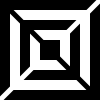

Python code for this plot:
import svgwrite


def main():
    size = 100
    dwg = svgwrite.Drawing("icon.svg", size=(size, size))
    white = False
    width = 20
    for i in range(0, 101, width):
        color = "white" if white else "black"
        dwg.add(dwg.rect((i / 2, i / 2), (size - i, size - i), fill=color))
        white = not white

    line_width = width / 4
    dwg.add(dwg.line((0, 0), (size, size), stroke="black", stroke_width=line_width))
    dwg.add(
        dwg.line(
            (size, 0),
            (size - width * 2, width * 2),
            stroke="white",
            stroke_width=line_width,
        )
    )
    dwg.add(
        dwg.line(
            (size - size + width * 2, size - width * 2),
            (0, size),
            stroke="white",
            stroke_width=line_width,
        )
    )
    dwg.save()


if __name__ == "__main__":
    main()
